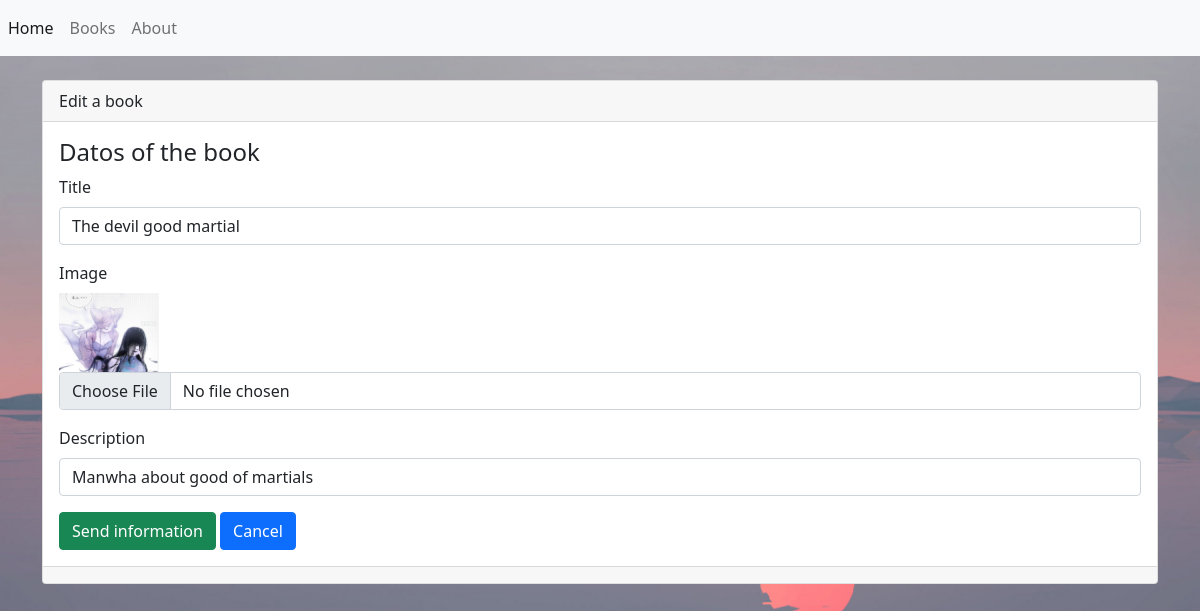
Screenshot of /edit/1 with the database file from the repository.
### bookshop/models.py (models this page shows, shortened)
class Book(models.Model):
    id = models.AutoField(primary_key=True)
    title = models.CharField(max_length=200, verbose_name="Title")
    image = models.ImageField(upload_to='Images/', verbose_name="Image", null=True)
    describe = models.TextField(verbose_name="Description",null=True)

### bookshop/views.py (the view)
# urls.py: path('edit/', views.edit, name='edit'),
def edit(request, id):
    book = Book.objects.get(id=id)
    form = BookForm(request.POST or None, request.FILES or None, instance=book)
    if form.is_valid() and request.POST:
        form.save()
        return redirect('books')
    return render(request, 'books/edit.html', {'form': form})

### bookshop/forms.py
class BookForm(forms.ModelForm):
    class Meta:
        model = Book
        fields = '__all__'

### bookshop/templates/books/edit.html (shortened to what this page needs)
{% extends "base.html" %}
{% block content %}
<div class="card">
    <div class="card-header">
        Edit a book
    </div>
    <div class="card-body">
        <h4 class="card-title">Datos of the book</h4>
        {% include 'books/form.html' %}
    </div>
    <div class="card-footer text-muted">
    </div>
</div>
{% endblock %}

### bookshop/templates/books/form.html (shortened to what this page needs)
<form enctype="multipart/form-data" method="post">
  {% for campo in form %}
    <div class="mb-3">
      <label for="" class="form-label">{{ campo.label }}</label>
      {% if campo.field.widget.input_type == 'file' and campo.value %}
      <br>
      <img src="{{MEDIA_URL}}/Images/{{campo.value}}" width="100" alt="" srcset="">
      {% endif %}
      <input
        type="{{ campo.field.widget.input_type }}"
        class="form-control"
        name="{{ campo.name }}"
        id=""
        aria-describedby="helpId"
        placeholder="{{ campo.label }}"
        value="{{ campo.value | default:'' }}"
      >
    </div>
  {% endfor %}
  <input name="" id="" class="btn btn-success" type="submit" value="Send information">
  <a name="" id="" class="btn btn-primary" href="{%  url 'books' %}" role="button">Cancel</a>
</form>

### bookshop/static/main.css (style rules this page uses)
.background { background-image: url("./background/back3.jpg"); background-repeat: no-repeat; background-image: fixed; background-image: center; -webkit-background-size: cover; -moz-background-size: cover; -o-background-size: cover; background-size: cover; }

### rows the page displays
Book: title "The devil good martial" "Manwha about good of martials", value (picture)

### other values shown
{{ campo.label }} "Title" "Image" "Description"
